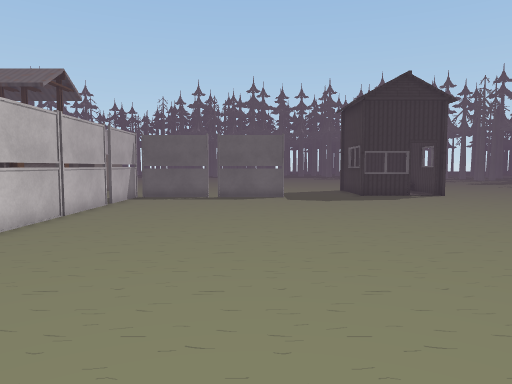
[1] (above)

24 first-person views from a walk through a 3-D level made in the Unity game engine. The camera is 1.5 m above the floor, tilts 4° down and sees 70° across. Doors are open. The floor is counted in squares, 1 m on a side. Each view is taken from the middle of a square. On the plan, view 1 faces up. The plan holds only what a view shows up to about 16 squares ahead; the rest is blank. The place goes on beyond the plan. The player is left out. Some surface patterns are stand-ins.

[2]
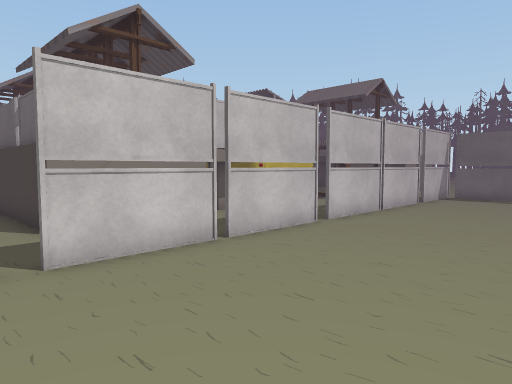

[3]
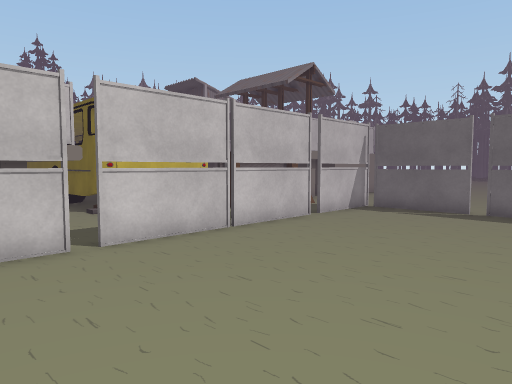

[4]
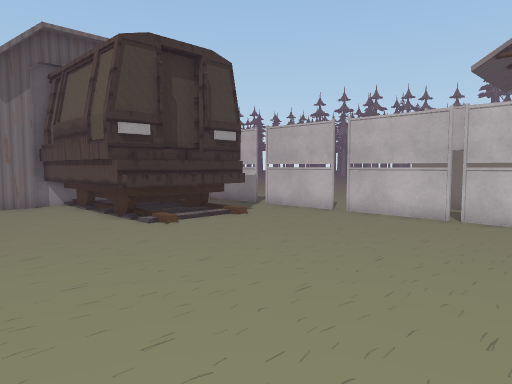

[5]
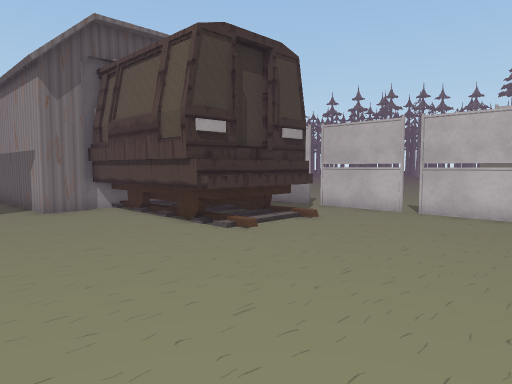

[6]
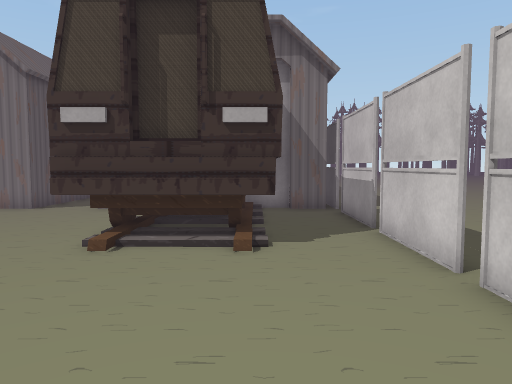

[7]
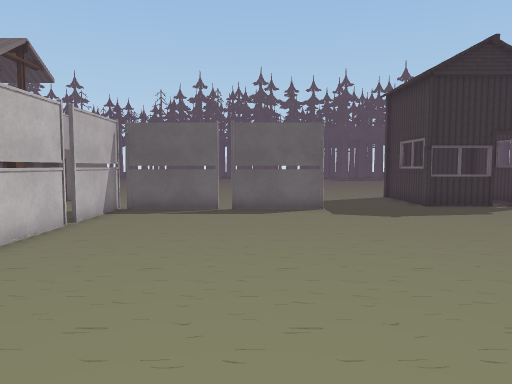

[8]
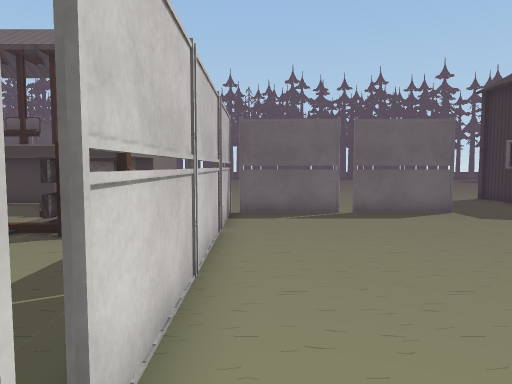

[9]
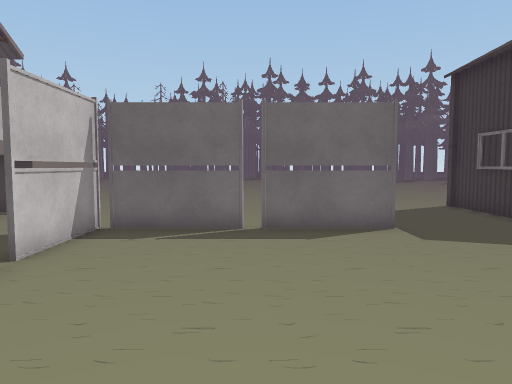

[10]
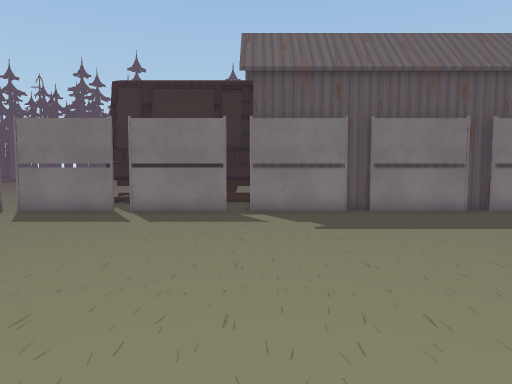

[11]
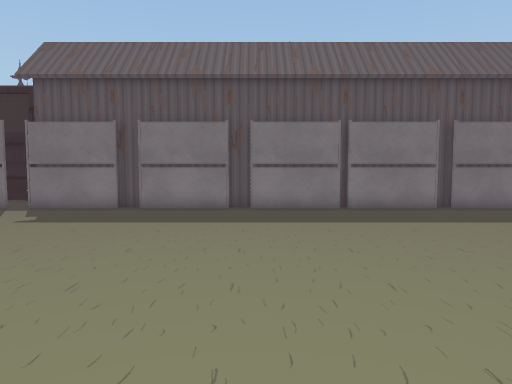

[12]
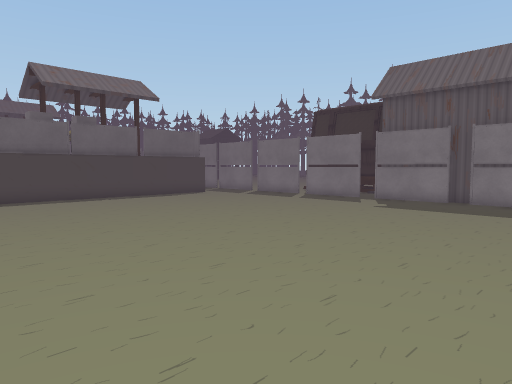

[13]
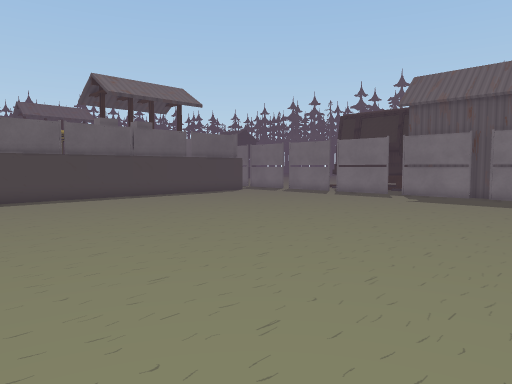

[14]
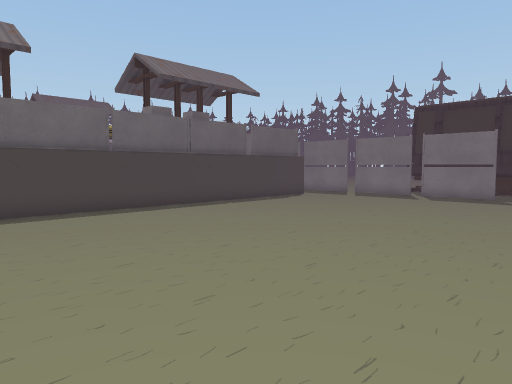

[15]
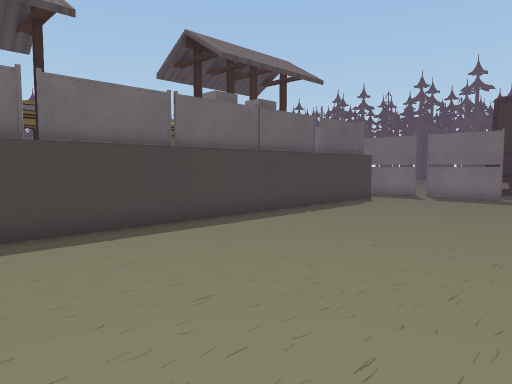

[16]
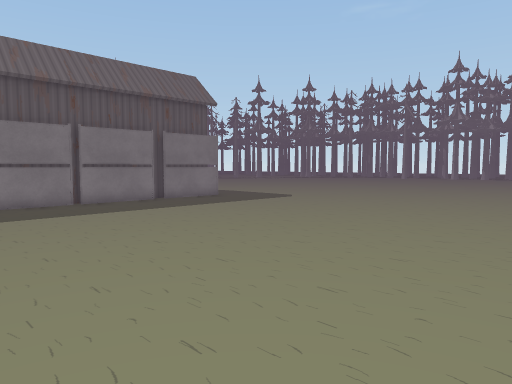

[17]
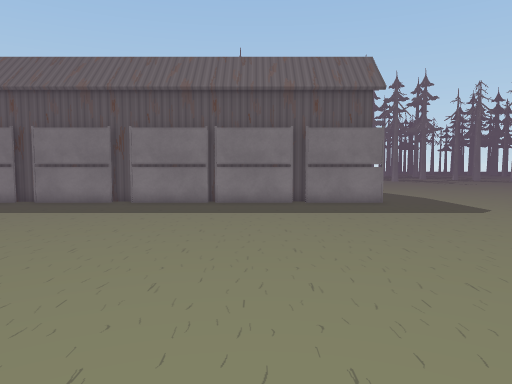

[18]
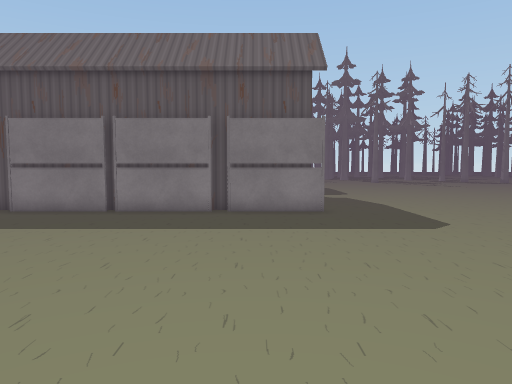

[19]
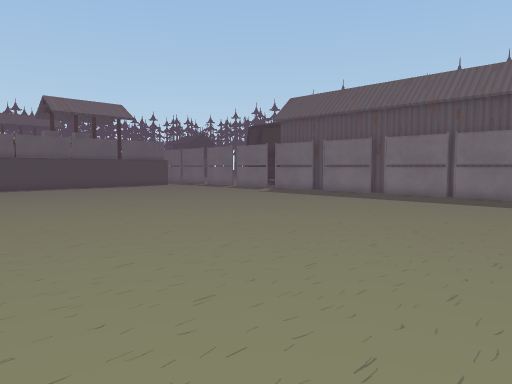

[20]
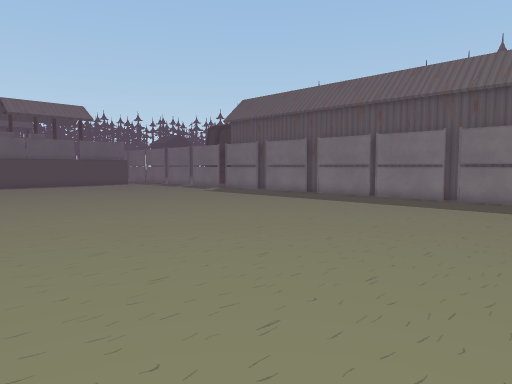

[21]
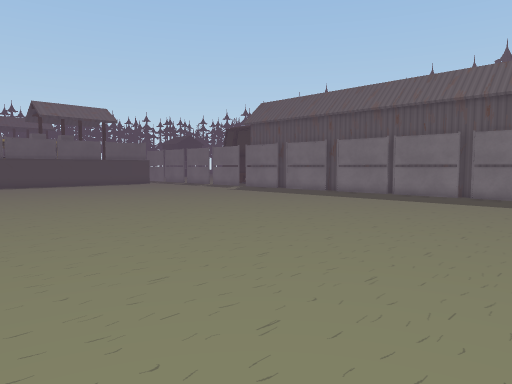

[22]
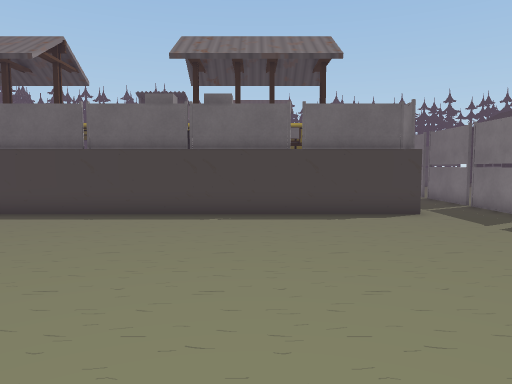

[23]
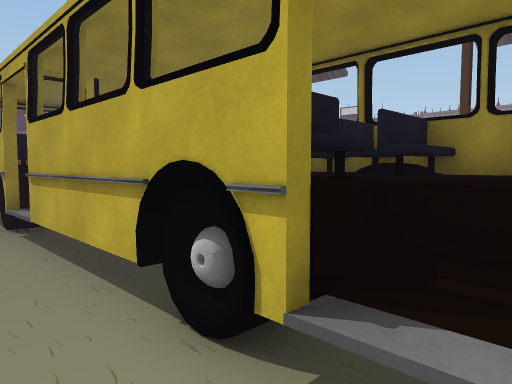

[24]
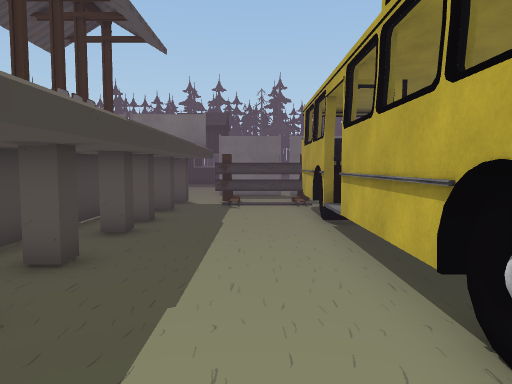

### Floor plan
Key: @ floor where view 1 was taken; # wall or solid block; x gap in a wall; . floor; / step, stairs or slope; D open door; ^ raised ledge; O other object.
Columns run from 25 left of view 1 to 6 right of it. Each row starts with its distance up from view 1.
 21        #  ##   ## ..  ...   ..##
 20      .......   .  ..  ...  ...##
 19     ..#.#.#..#.#.. .   .   ...O#
 18   ..............O. OOOOOOOO.....
 17   ............/ OO.O............
 16 . ............. O .O............
 15   ............. O  O............
 14 DD######^D#####.O  O............
 13 ^^^           #..  O............
 12  ^^^          # .. O............
 11  ^^##         # .. O............
 10  #####  #######  ..O............
  9              ......O............
  8                 #..O............
  7                 O  O...........
  6            OOO  O. O..........
  5 OO       OO O   x..O.......... .
  4                 O..O...........
  3         O O     O..O...........
  2 OO#OOOOOOOOOOOOO#..O...........
  1  ..................O...........
  0  ..................O.....@.....
 -1  ..................O...........
 -2  ..................O..#####....
 -3  ..................O..## ##....
 -4  ..................O..#   #...
 -5  ..................O..#   #...
 -6  ..................O..#   #....
 -7 ...................O..#   #....
 -8  ..................O###   ##..##
 -9  ..................O#      #..#
-10  ..................O#      #..#
-11 ...................O#      #.
-12  ..................O#      #.
-13  ..................O#      #.
-14  ..................O#      #
-15   .................O#
-16 . .................O#
-17  ..................O#
-18  ..................O#
-19  ..................O#
-20  ..................O#
-21  ..................O#
-22  ..................O#
-23  ..................O#
-24  ..................O#
-25 ...................O#
-26  ..................O#
-27   .....................
-28 . .    ................

Positions as (right, up) in squares from view 1, and headings:
1: (0, 0), facing up
2: (0, -1), facing up-left
3: (1, 5), facing up-left
4: (5, 7), facing down-left
5: (6, 5), facing down-left
6: (-3, 5), facing down
7: (-1, 5), facing up
8: (-5, 6), facing up
9: (-2, 9), facing up
10: (-18, -8), facing right
11: (-19, -16), facing right
12: (-22, -16), facing up-right
13: (-25, -16), facing up-right
14: (-25, -11), facing up-right
15: (-25, -7), facing up-right
16: (-21, -14), facing down-right
17: (-21, -21), facing right
18: (-18, -24), facing right
19: (-25, -25), facing up-right
20: (-23, -28), facing up-right
21: (-25, -28), facing up-right
22: (-14, -10), facing up
23: (-25, 16), facing down-right
24: (-25, 16), facing right
